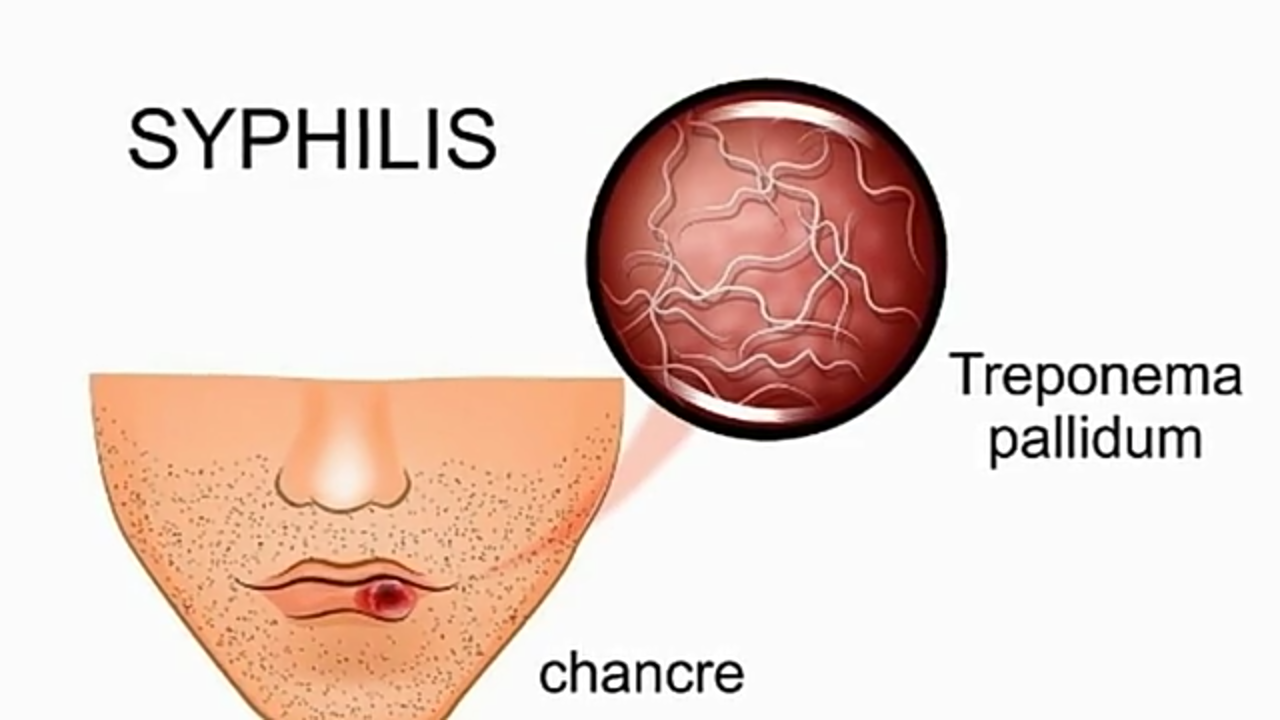
#> input picture dataset/004.jpg, 1280 x 720 px
$ python -i processor.py   (imports and definitions only)   (older library calls are emulated)
#> lines starting #> are read from the running program, lines starting #| are printed output that depends on the picture; after the words box and inside, x2 and y2 are one past the last pixel; in counts of white or black regions, pixels touching at a corner belong together
from copy import deepcopy
import cv2
import numpy as np
import matplotlib.pyplot as plt
from PIL import Image

# [35 lines left out: function process_image, not called in this run]

def fit_ellipse(filename):
#> called with filename = '../dataset/004.jpg'
    image = cv2.imread(filename)
#> image is the input picture: shape (720, 1280, 3); mean B, G, R 207.4, 214.9, 233
    image = cv2.resize(image, (300,300))
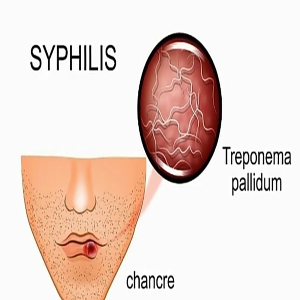
#> image: shape (300, 300, 3); mean B, G, R 207.4, 214.9, 233

    bilateral_filtered_image = cv2.fastNlMeansDenoisingColored(image,None,15,10,7,21)
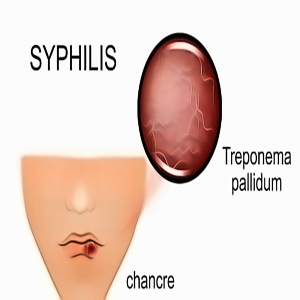
#> bilateral_filtered_image: shape (300, 300, 3); mean B, G, R 207.6, 215.4, 233.7

    imgray = cv2.cvtColor(bilateral_filtered_image,cv2.COLOR_BGR2GRAY)
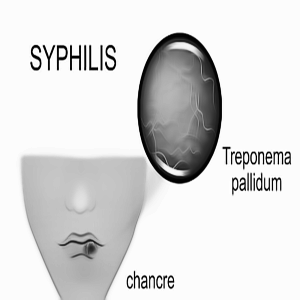
#> imgray: shape (300, 300); min 0, max 254, mean 220
    # cv2.imshow('Edge', imgray)
    # cv2.waitKey(0)

    ret,thresh = cv2.threshold(imgray,175,255,0)
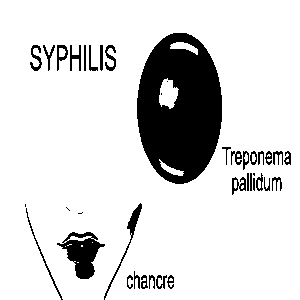
#> thresh: shape (300, 300); 85.6% white; 39 black regions (6 under 20 px)
    im2, contours, hierarchy = cv2.findContours(thresh,cv2.RETR_TREE,cv2.CHAIN_APPROX_SIMPLE)
#> contours = 64 contours, 25 with area under 20; largest, box (x1, y1, x2, y2) and area: (0, 0, 300, 300) 88726, (136, 32, 223, 185) 10280, (56, 237, 106, 280) 1068, (159, 78, 179, 109) 372, (56, 44, 69, 72) 204
    cv2.drawContours(image, contours, -1, (0,255,0), 3)
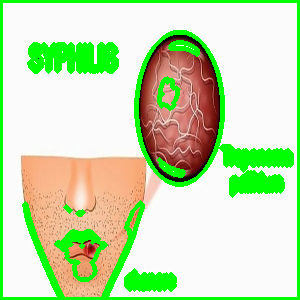
#> image: shape (300, 300, 3); 16.4% of pixels changed, all inside (x1, y1, x2, y2) = (0, 0, 300, 300)
    # cv2.imshow('Edge', image)
    # cv2.waitKey(0)

    max_cnt = max(contours, key=cv2.contourArea)
#> max_cnt = contour of 304 points, box (x1, y1, x2, y2) (0, 0, 300, 300), area 88726
    ellipse = cv2.fitEllipse(max_cnt)
#> ellipse = ((150.9, -145.3), (453.7, 838.1), 10.95)
    ellipse_pnts = cv2.ellipse2Poly( (int(ellipse[0][0]),int(ellipse[0][1]) ) ,( int(ellipse[1][0]),int(ellipse[1][1]) ),int(ellipse[2]),0,360,1)
#> ellipse_pnts = 361 pairs, first value -319 to 619, second value -974 to 684
    comp = cv2.matchShapes(max_cnt,ellipse_pnts,1,0.0)
#> comp = 0.0969
    flag = "1"
    for p in ellipse_pnts:
        if p[0]>0 and p[0] < 200 and p[1]>0 and p[1] < 200:
            image[p[0], p[1]]=[0,0,255]
        else:
            flag = "0"
#> this loop made 361 passes
#> p on passes 1 to 12: [596, -66], [594, -52], [591, -38], [588, -23], [585, -9], [582, 5], [578, 19], [575, 34], [572, 48], [568, 62], [564, 76], [560, 90]
    # cv2.imshow('Edge', image)
    # cv2.waitKey(0)
    return flag


# [46 lines left out: functions analyse, flag, not called in this run]

>>> result = fit_ellipse('../dataset/004.jpg')
#> result = '0'

$ run again, on dataset/012.jpg
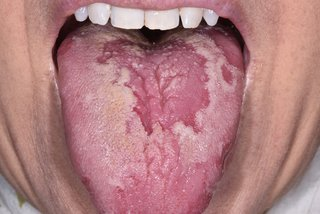
#> input picture dataset/012.jpg, 320 x 214 px
#> in fit_ellipse, image is the input picture: shape (214, 320, 3); mean B, G, R 127.8, 125.7, 176.2
#> in fit_ellipse, `ret,thresh = cv2.threshold(imgray,175,255,0)`:
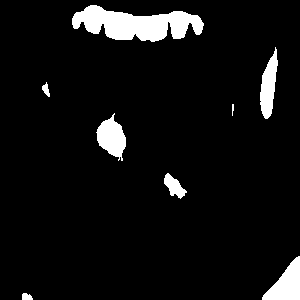
#> thresh: shape (300, 300); 6.6% white; 8 white regions (1 under 20 px)
#> contours = 8 contours, 1 with area under 20; largest, box (x1, y1, x2, y2) and area: (72, 5, 204, 42) 2764, (262, 256, 300, 300) 864, (96, 113, 126, 161) 778, (260, 47, 278, 119) 683, (164, 173, 187, 199) 265, (42, 82, 50, 97) 49, (22, 293, 33, 300) 48
#> max_cnt = contour of 164 points, box (x1, y1, x2, y2) (72, 5, 204, 42), area 2764
#> ellipse = ((136.3, 22.65), (32.43, 124.1), 93.44)
#> ellipse_pnts = 333 pairs, first value 12 to 260, second value -11 to 55
#> comp = 1.25
#> the loop in fit_ellipse, `for p in ellipse_pnts:` made 333 passes
#> p on passes 1 to 3: [134, 54], [132, 54], [130, 54]
#> after the loop in fit_ellipse, `for p in ellipse_pnts:`:
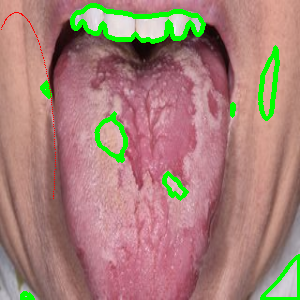
#> image: shape (300, 300, 3); mean B, G, R 120.1, 129.3, 167.3

$ run again, on dataset/014.jpg
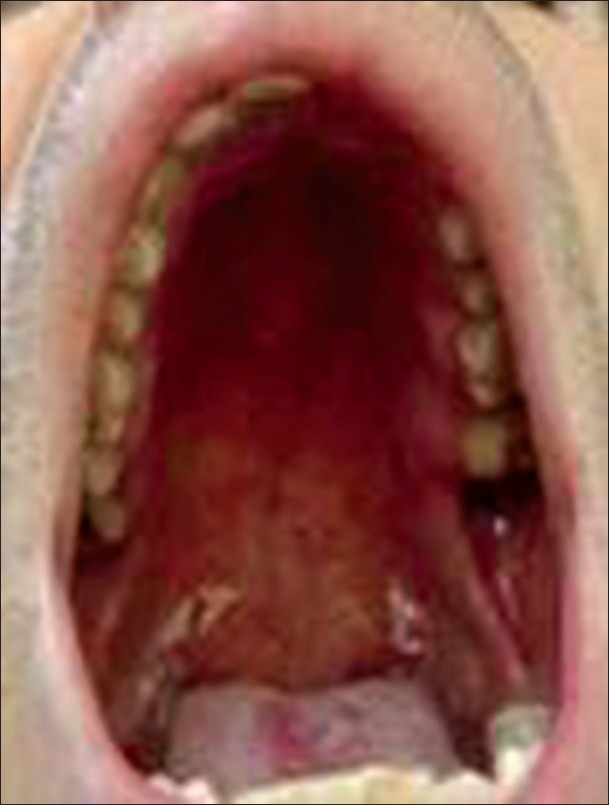
#> input picture dataset/014.jpg, 609 x 805 px
#> in fit_ellipse, image is the input picture: shape (805, 609, 3); mean B, G, R 75.3, 85, 138
#> in fit_ellipse, `ret,thresh = cv2.threshold(imgray,175,255,0)`:
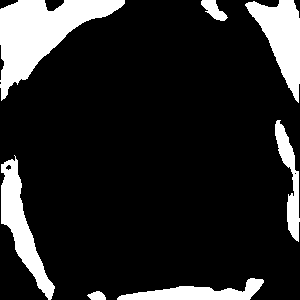
#> thresh: shape (300, 300); 15.3% white; 7 white regions
#> contours = 9 contours, 1 with area under 20; largest, box (x1, y1, x2, y2) and area: (0, 0, 125, 101) 5157, (245, 0, 300, 103) 2567, (1, 155, 55, 300) 2378, (117, 278, 264, 300) 1414, (275, 120, 300, 242) 1058, (201, 0, 228, 21) 262, (87, 291, 106, 300) 104, (5, 164, 12, 171) 24
#> max_cnt = contour of 129 points, box (x1, y1, x2, y2) (0, 0, 125, 101), area 5157
#> ellipse = ((24.52, 41.6), (73.1, 169.3), 65.29)
#> ellipse_pnts = 361 pairs, first value -132 to 180, second value -56 to 138
#> comp = 0.304
#> the loop in fit_ellipse, `for p in ellipse_pnts:` made 361 passes
#> p on passes 1 to 8: [55, 107], [52, 108], [49, 110], [47, 111], [44, 112], [41, 113], [39, 114], [36, 115]
#> after the loop in fit_ellipse, `for p in ellipse_pnts:`:
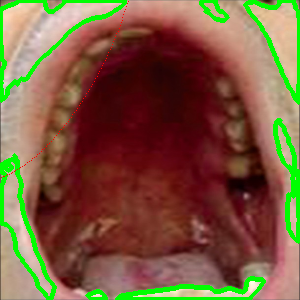
#> image: shape (300, 300, 3); mean B, G, R 63.6, 91.6, 122.7
#> result = '0'
